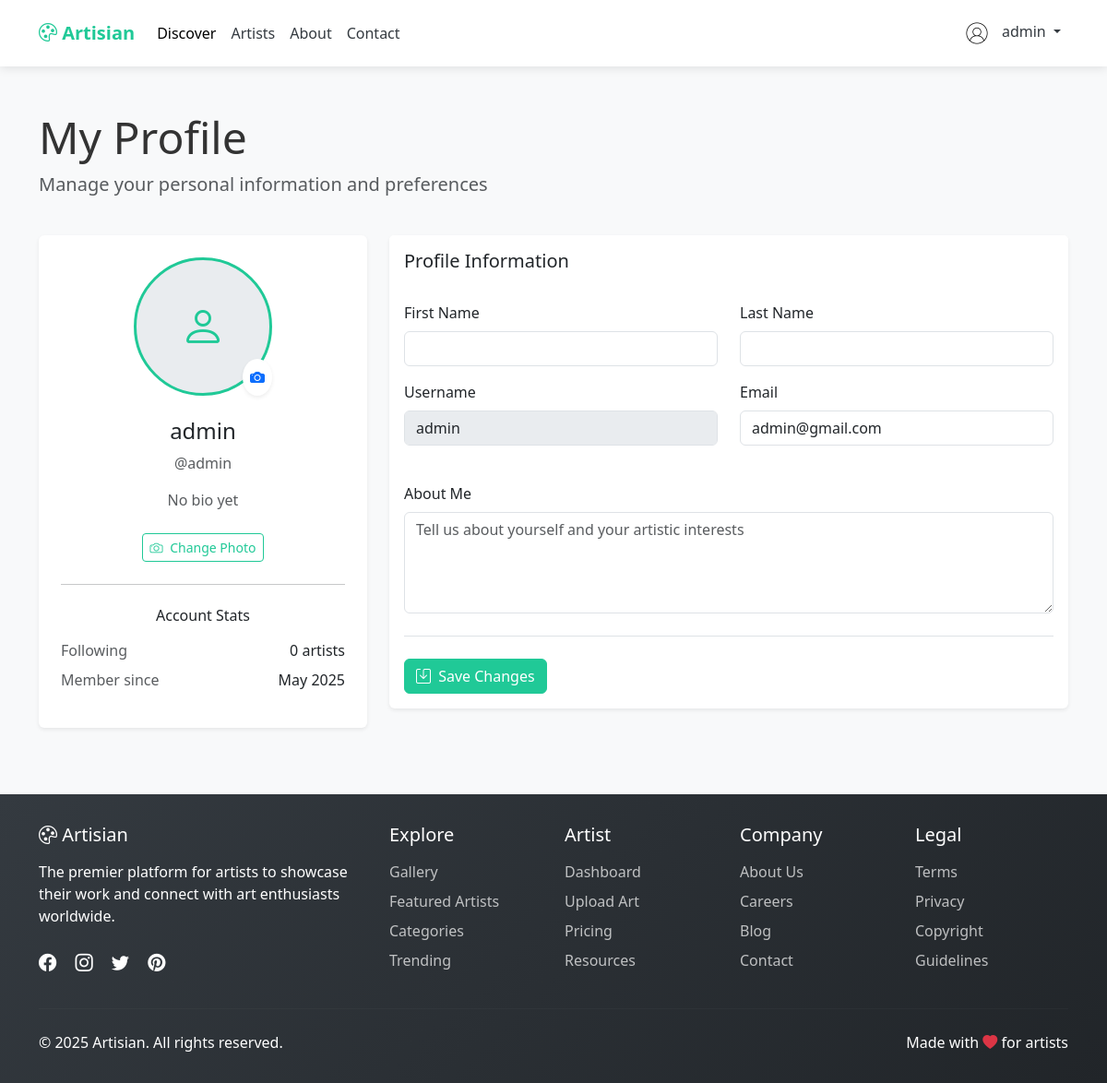
The app's page /edit_user_profile/ (signed in), older data.
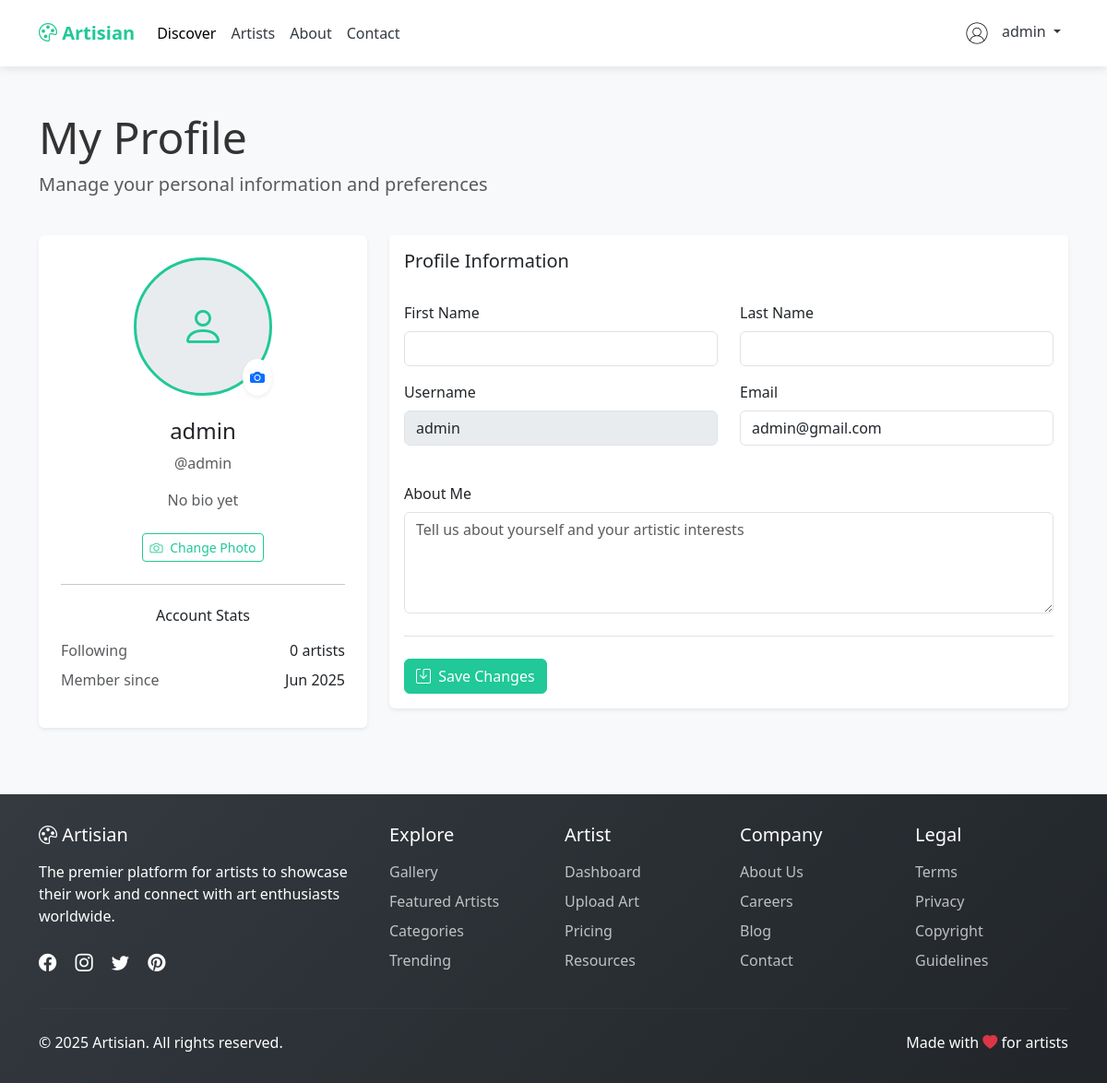
The same page, newer data.
### Art/models.py (models this page shows, shortened)
class User(AbstractUser):
    USER_TYPE_CHOICES = (
        ('artist', 'Artist'),
        ('viewer', 'Viewer')
    )
    user_type = models.CharField(max_length=10, choices=USER_TYPE_CHOICES)
    bio = models.TextField(blank=True)
    profile_picture = models.ImageField(upload_to='profiles/', blank=True)
    website = models.URLField(blank=True)
    created_at = models.DateTimeField(auto_now_add=True)
    class Meta:
        permissions = [
            ("approve_user", "Can approve/reject user accounts"),
            ("manage_content", "Can moderate content")
        ]

### Art/views.py (the view, shortened to what this page needs)
# urls.py: path('edit_user_profile/', views.edit_user_profile, name='edit_user_profile'),
@login_required(login_url='login')
def edit_user_profile(request):
    user = request.user
    context = {
        'user': user,
        'following_count': user.following.count(),
    }
    return render(request, 'viewer/profile.html', context)

### Art/templates/viewer/profile.html (shortened to what the changed rows need)
{% extends 'viewer/base.html' %}
{% block content %}
<div class="container py-5">
    <div class="row mb-4 align-items-center">
        <div class="col">
            <h1 class="display-5">My Profile</h1>
        </div>
    </div>
    <div class="row">
        <div class="col-lg-4 mb-4">
            <div class="card border-0 shadow-sm h-100">
                <div class="card-body p-4 text-center">
                    <div class="position-relative mb-4 mx-auto" style="width: 150px; height: 150px;">
                        {% if user.profile_picture %}
                        <img id="profileImage" src="{{ user.profile_picture.url }}" class="rounded-circle" width="150" height="150"
                             style="object-fit: cover; border: 3px solid var(--primary-color);">
                        {% else %}
                        <div id="profilePlaceholder" class="rounded-circle d-flex align-items-center justify-content-center h-100 w-100"
                             style="background: #e9ecef; border: 3px solid var(--primary-color);">
                        </div>
                        {% endif %}
                        <label for="profilePicture" class="position-absolute bottom-0 end-0 bg-white rounded-circle p-2 shadow-sm"
                               style="cursor: pointer;">
                        </label>
                    </div>
                    <h4>{{ user.get_full_name|default:user.username }}</h4>
                    <p class="text-muted mb-3">@{{ user.username }}</p>
                    {% if user.bio %}
                    <p class="mb-4">{{ user.bio }}</p>
                    {% else %}
                    <p class="mb-4 text-muted">No bio yet</p>
                    {% endif %}
                    <div class="d-flex justify-content-center gap-2 mb-4">
                        <button class="btn btn-sm btn-outline-primary" onclick="document.getElementById('profilePicture').click()">
                        </button>
                    </div>
                    <hr class="my-4">
                    <div class="mb-3">
                        <h6 class="mb-3">Account Stats</h6>
                        <div class="d-flex justify-content-between mb-2">
                        </div>
                        <div class="d-flex justify-content-between mb-2">
                            <span class="text-muted">Member since</span>
                            <span>{{ user.date_joined|date:"M Y" }}</span>
                        </div>
                    </div>
                </div>
            </div>
        </div>
        <div class="col-lg-8">
            <div class="card border-0 shadow-sm">
                <div class="card-body">
                    <form method="POST" enctype="multipart/form-data" id="profileForm">
                        <div class="row mb-4">
                            <div class="col-md-6 mb-3">
                                <label class="form-label">Username</label>
                                <input type="text" class="form-control" value="{{ user.username }}" disabled>
                            </div>
                            <div class="col-md-6 mb-3">
                                <label class="form-label">Email</label>
                                <input type="email" class="form-control" value="{{ user.email }}" name="email">
                            </div>
                        </div>
                    </form>
                </div>
            </div>
        </div>
    </div>
</div>
{% endblock %}

### Art/templates/viewer/base.html (shortened to what the changed rows need)
{% load static %}
<!DOCTYPE html>
<html lang="en">
<head>
    <link href="https://cdn.jsdelivr.net/npm/bootstrap@5.3.0/dist/css/bootstrap.min.css" rel="stylesheet">
    <link rel="stylesheet" href="https://cdn.jsdelivr.net/npm/bootstrap-icons@1.10.0/font/bootstrap-icons.css">
</head>
<body>
    <nav class="navbar navbar-expand-lg navbar-light navbar-viewer sticky-top navbaR">
        <div class="container">
            <div class="collapse navbar-collapse" id="navbarViewer">
                <ul class="navbar-nav ms-auto">
                    {% if request.user.is_authenticated %}
                    <li class="nav-item dropdown">
                        <a class="nav-link dropdown-toggle" href="#" id="navbarDropdown" role="button"
                            data-bs-toggle="dropdown">
                            {% if request.user.profile_picture %}
                            <img src="{{ request.user.profile_picture.url }}" class="rounded-circle" width="30"
                                height="30">
                            {% else %}
                            <img src="{% static 'images/user-profile.jpg' %}" class="rounded-circle" width="30"
                                height="30">
                            {% endif %}
                            <span class="ms-2">{{ request.user.username }}</span>
                        </a>
                    </li>
                    {% endif %}
                </ul>
            </div>
        </div>
    </nav>
    <main>
        {% block content %}{% endblock %}
    </main>
</body>
</html>

Row changes from the older to the newer data that the page shows:
changed User "admin": date_joined "May 2025" → "Jun 2025"
